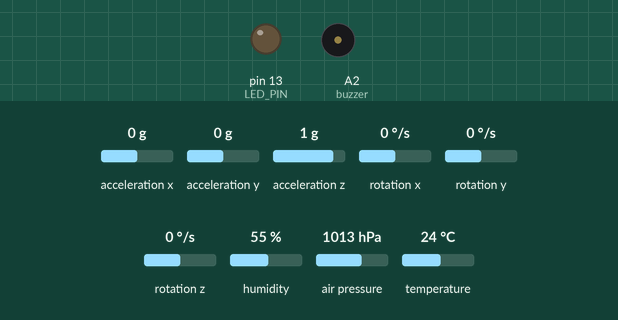
This sketch was run on a simulated Arduino Uno, built with avr-gcc and run on an emulated ATmega328P. On the bench: output pins drawn as LEDs (lit = HIGH), buzzer (waves = sounding, pin HIGH). The test bench sets the inputs (shaded band); at power-on: acceleration x 0 g, acceleration y 0 g, acceleration z 1 g, rotation x 0 °/s, rotation y 0 °/s, rotation z 0 °/s, humidity 55 %, air pressure 1013 hPa, temperature 24 °C. No radio packets arrive unless stated.

Above: at 0.05 s.
At 4.0 s:
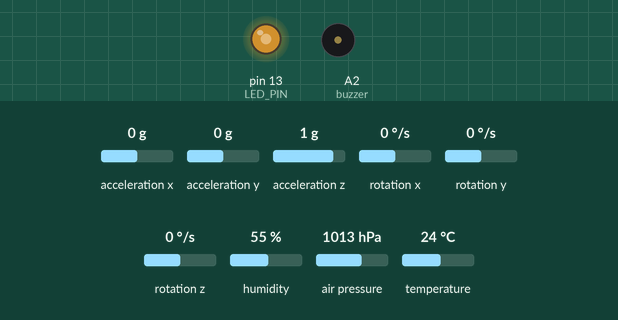
At 6.15 s:
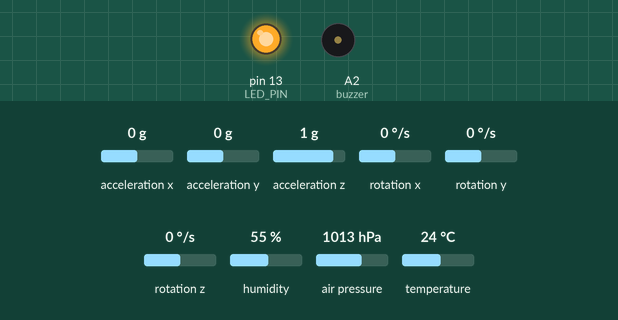
At 8.1 s:
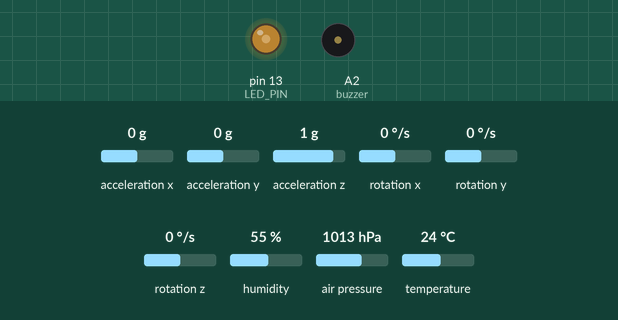
Timing chart, 0 to 10.5 s (numbered marks = the images above):
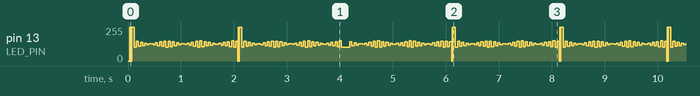

Measured:
- by itself, pin 13 (LED_PIN): moves between 0/255 and 255/255, repeating every 8.1 s

The sketch:

sender.ino
```cpp
#include "DHT.h"
#include <Wire.h>
#include <SPI.h>
#include <Adafruit_BMP280.h>
#include <SoftwareSerial.h>
#include "I2Cdev.h"
#include "MPU6050.h"
#include "Wire.h"
#include <SPI.h>
#include <nRF24L01.h>
#include <RF24.h>


#define DHTTYPE DHT11
#define OUTPUT_READABLE_ACCELGYRO
#define OUTPUT_READABLE_ACCELGYRO


// PIN NUMBER
#define DHTPIN 2
#define LED_PIN 13
int led1 = 5;
int led2 = 6;
int RXPin = 4;
int TXPin = 3;
int buzzer = A2;
const int chipSelect = 4;
RF24 radio(9, 8);


// Object creating
MPU6050 accelgyro;
DHT dht(DHTPIN, DHTTYPE);
Adafruit_BMP280 bmp;
bool blinkState = false;
int GPSBaud = 9600;
int16_t ax, ay, az;
int16_t gx, gy, gz;
SoftwareSerial gpsSerial(RXPin, TXPin);
const byte address[6] = "00001";

struct package{
  float temperature;
  float pressure;
  float humidity ;
  float altitude;
  float ax;
  float ay;
  float az;
  float gx;
  float gy;
  float gz;
  float readPressure;
};
typedef struct package Package;
Package data;

// Setup function

void setup(){
	Serial.begin(9600);
	dht.begin();
	pinMode(RXPin, INPUT);
	pinMode(TXPin, OUTPUT);
	gpsSerial.begin(9600);
	if (!bmp.begin()) {
	    Serial.println(F("Could not find a valid BMP280 sensor, check wiring!"));
	    while (1);
	}

	radio.begin();
	radio.openWritingPipe(address);
	radio.stopListening();

	bmp.setSampling(Adafruit_BMP280::MODE_NORMAL,
                  Adafruit_BMP280::SAMPLING_X2,
                  Adafruit_BMP280::SAMPLING_X16,
                  Adafruit_BMP280::FILTER_X16,
                  Adafruit_BMP280::STANDBY_MS_500);

	accelgyro.initialize();
	pinMode(LED_PIN, OUTPUT);
	pinMode(buzzer, OUTPUT);
}


void loop(){

	read_Sendor_data();
	blinkState = !blinkState;
    digitalWrite(LED_PIN, blinkState);
    radio.write(&data, sizeof(data));

}

void read_Sendor_data(){
	data.humidity = dht.readHumidity();
	data.temperature = dht.readTemperature();
	data.pressure =bmp.readPressure();
	data.altitude =bmp.readAltitude(1009.00);

	accelgyro.getMotion6(&ax, &ay, &az, &gx, &gy, &gz);
	#ifdef OUTPUT_READABLE_ACCELGYRO
	    data.ax = ax;
	    data.ay = ay;
	    data.az = az;
	    data.gx = gx;
	    data.gy = gy;
	    data.gz = gz;
	#endif

	#ifdef OUTPUT_BINARY_ACCELGYRO
	        Serial.write((uint8_t)(ax >> 8)); Serial.write((uint8_t)(ax & 0xFF));
	        Serial.write((uint8_t)(ay >> 8)); Serial.write((uint8_t)(ay & 0xFF));
	        Serial.write((uint8_t)(az >> 8)); Serial.write((uint8_t)(az & 0xFF));
	        Serial.write((uint8_t)(gx >> 8)); Serial.write((uint8_t)(gx & 0xFF));
	        Serial.write((uint8_t)(gy >> 8)); Serial.write((uint8_t)(gy & 0xFF));
	        Serial.write((uint8_t)(gz >> 8)); Serial.write((uint8_t)(gz & 0xFF));
	#endif

}
```
